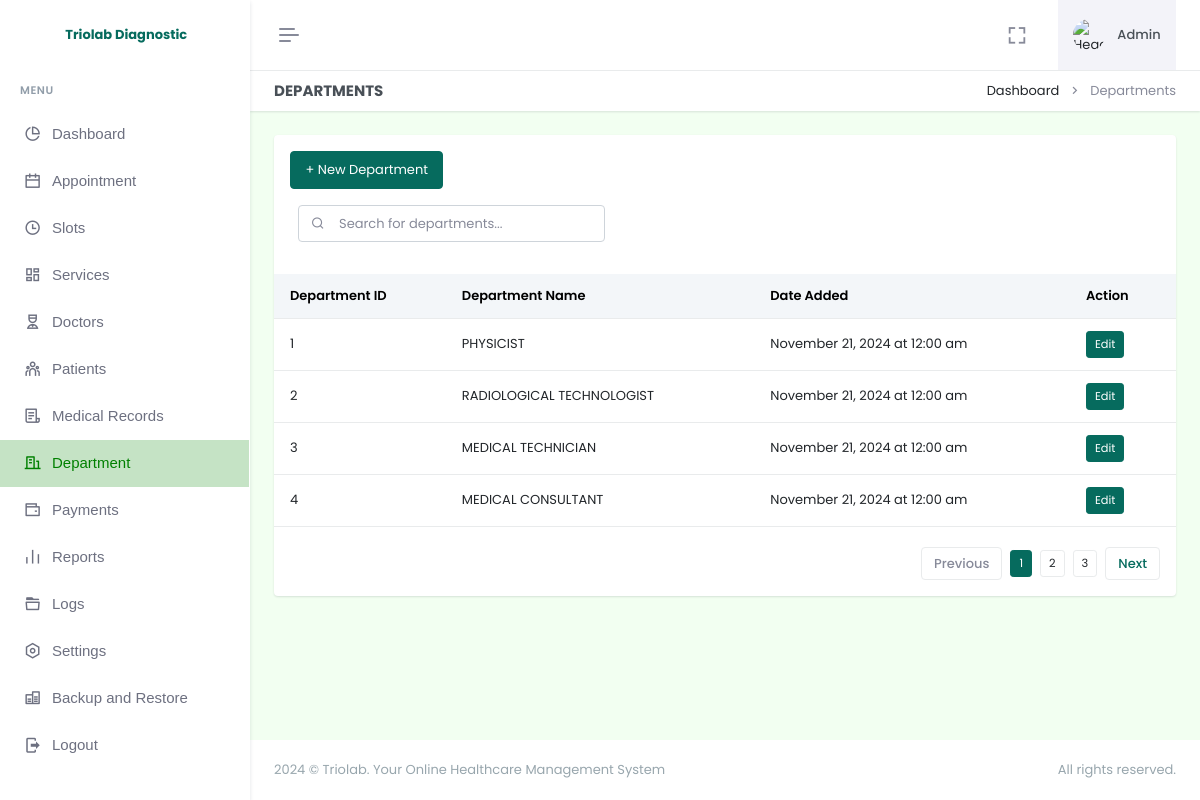
The page /admin/department.php (signed in) on the database its author committed.
### tables this page shows
CREATE TABLE `departments` (
  `id` int(255) NOT NULL AUTO_INCREMENT,
  `name` varchar(255) NOT NULL,
  `date_added` date NOT NULL DEFAULT current_timestamp(),
  `is_archive` tinyint(4) NOT NULL DEFAULT 0,
  PRIMARY KEY (`id`)
);

### admin/department.php (the view, shortened to what this page needs)
<!doctype html>
<html lang="en" data-layout="vertical" data-topbar="light" data-sidebar="light" data-sidebar-size="lg" data-sidebar-image="none" data-preloader="disable" data-theme="default" data-theme-colors="green">
<head>
    <link rel="stylesheet" href="https://cdn.jsdelivr.net/npm/flatpickr/dist/flatpickr.min.css">
    <link href="assets/css/bootstrap.min.css" rel="stylesheet" type="text/css" />
    <link href="assets/css/icons.min.css" rel="stylesheet" type="text/css" />
    <link href="assets/css/app.min.css" rel="stylesheet" type="text/css" />
    <link href="assets/css/custom.min.css" rel="stylesheet" type="text/css" />
    <link rel="stylesheet" href="assets/css/sweetalert.css">
</head>
<body style="background-color: #F2FFF1">
    <div id="layout-wrapper">
        <?php require "header.php"; ?>
        <?php require "sidebar.php" ?>
        <div class="main-content">
            <div class="page-content">
                <div class="container-fluid">
                    <div class="row">
                        <div class="col-12">
                            <div class="page-title-box d-sm-flex align-items-center justify-content-between bg-galaxy-transparent">
                                <h4 class="mb-sm-0">Departments</h4>
                                <div class="page-title-right">
                                    <ol class="breadcrumb m-0">
                                        <li class="breadcrumb-item"><a href="index.php">Dashboard</a></li>
                                        <li class="breadcrumb-item active">Departments</li>
                                    </ol>
                                </div>
                            </div>
                        </div>
                    </div>
                    <div class="row">
                        <div class="col-12">
                            <div class="card">
                                <div class="card-body">
                                    <button class="btn btn-primary" data-bs-toggle="modal" data-bs-target="#addDepartment">+ New Department</button>
                                    <div class="d-flex align-items-center gap-3">
                                        <div class="d-flex justify-content-sm-start">
                                            <div class="search-box ms-2 mt-3 mb-3">
                                                <input type="text" id="searchInput" class="form-control" placeholder="Search for departments..." onkeyup="searchTable()">
                                                <i class="ri-search-line search-icon"></i>
                                            </div>
                                        </div>
                                    </div>
                                    <div class="table-responsive table-card mt-3 mb-1">
                                        <table class="table align-middle table-nowrap" id="customerTable">
                                            <thead class="table-light">
                                                <tr>
                                                    <th>Department ID</th>
                                                    <th>Department Name</th>
                                                    <th>Date Added</th>
                                                    <th>Action</th>
                                                </tr>
                                            </thead>
                                            <tbody class="list">
                                                <?php
                                                $selectDepartment = $pdo->query("SELECT * FROM departments WHERE is_archive = 0");
                                                if ($selectDepartment->rowCount() > 0) {
                                                    while ($row = $selectDepartment->fetch(PDO::FETCH_ASSOC)) {
                                                        $formattedDate = date("F j, Y \a\\t g:i a", strtotime($row['date_added']));
                                                ?>
                                                        <tr>
                                                            <td><?= htmlspecialchars($row['id']); ?></td>
                                                            <td><?= htmlspecialchars($row['name']); ?></td>
                                                            <td><?= $formattedDate; ?></td>
                                                            <td>
                                                                <button class="btn btn-primary btn-sm edit-btn" data-bs-toggle="modal" data-bs-target="#editDepartment" data-id="<?= $row['id']; ?>" data-name="<?= $row['name']; ?>">Edit</button>
                                                            </td>
                                                        </tr>
                                                    <?php
                                                    }
                                                }
                                                ?>
                                            </tbody>
                                        </table>
                                    </div>
                                    <div class="d-flex justify-content-end">
                                        <div class="pagination-wrap hstack gap-2">
                                            <a class="page-item pagination-prev disabled" href="javascript:void(0);">
                                                Previous
                                            </a>
                                            <ul class="pagination listjs-pagination mb-0">
                                                <li class="active"><a class="btn btn-primary btn-sm" href="#">1</a></li>
                                                <li><a class="btn btn-sm" style="border: 1px solid #e9ebec;" href="#">2</a></li>
                                                <li><a class="btn btn-sm" style="border: 1px solid #e9ebec;" href="#">3</a></li>
                                            </ul>
                                            <a class="page-item pagination-next" href="javascript:void(0);">
                                                Next
                                            </a>
                                        </div>
                                    </div>
                                </div>
                            </div>
                        </div>
                    </div>
                </div>
            </div>
            <?php require "footer.php"; ?>
        </div>
    </div>
</body>
</html>

### rows shown on the page
departments: id "1", name "PHYSICIST", date_added "November 21, 2024 at 12:00 am"
departments: id "2", name "RADIOLOGICAL TECHNOLOGIST", date_added "November 21, 2024 at 12:00 am"
departments: id "3", name "MEDICAL TECHNICIAN", date_added "November 21, 2024 at 12:00 am"
departments: id "4", name "MEDICAL CONSULTANT", date_added "November 21, 2024 at 12:00 am"
